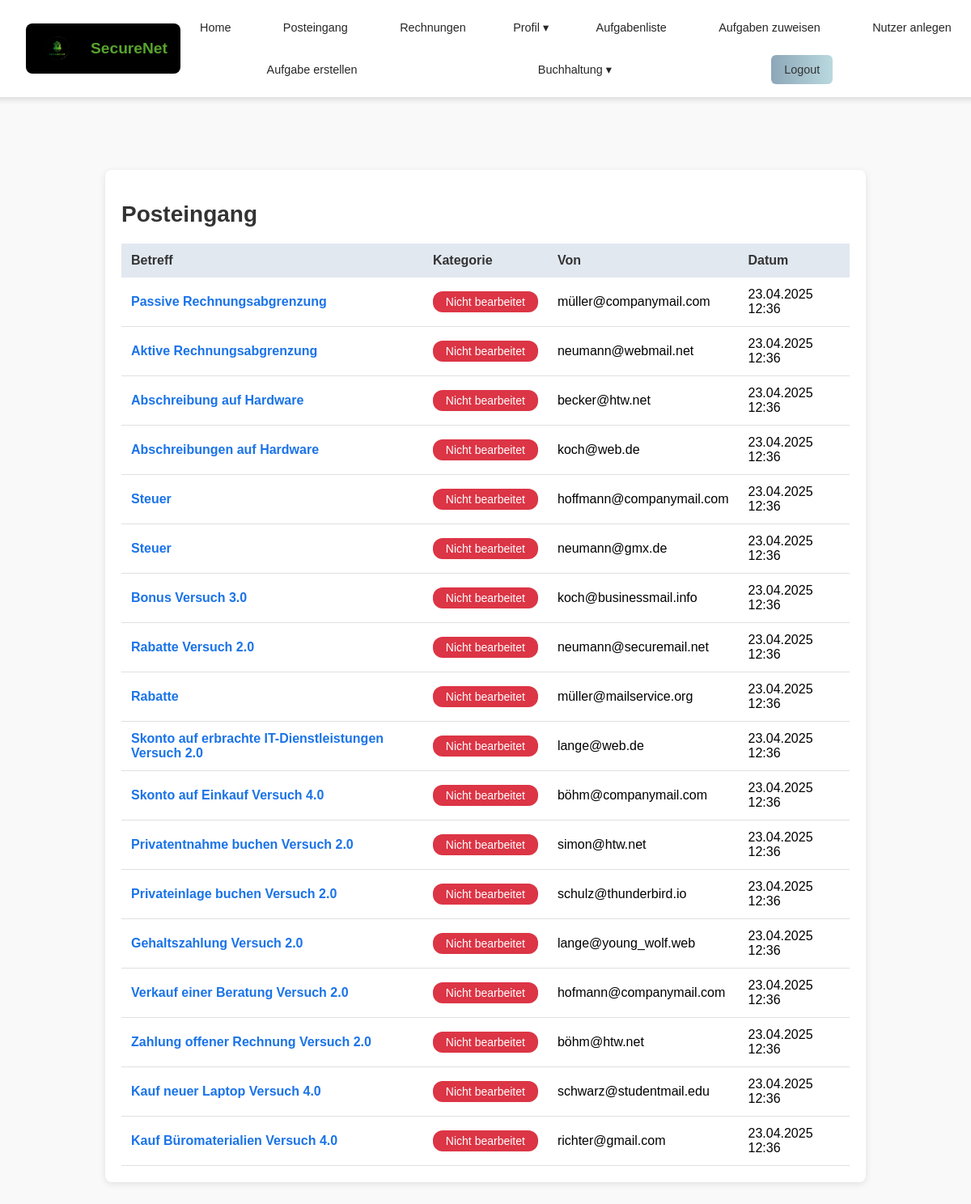
The page /posts/posteingang/ (signed in) on the database its author committed.
### posts/models.py (models this page shows, shortened)
class Mail(models.Model):
    nutzer = models.ForeignKey(settings.AUTH_USER_MODEL, on_delete=models.CASCADE)
    aufgabe = models.ForeignKey(Aufgabe_neu, on_delete=models.CASCADE, null=True, blank=True)
    absender = models.ForeignKey(Absender, on_delete=models.CASCADE, null=True, blank=True)  # Neu
    betreff = models.CharField(max_length=255)
    mailtext = models.TextField()
    versuch = models.PositiveIntegerField(default=1)
    von = models.CharField(max_length=100, default="system@secure-net.de")
    absender_name = models.CharField(max_length=100, default="")  # Neuer Name
    absender_adresse = models.CharField(max_length=255, default="")  # Neue Adresse
    datum = models.DateTimeField(auto_now_add=True)
    status = models.CharField(max_length=50, choices=[
        ('nicht bearbeitet', 'Nicht bearbeitet'),
        ('bearbeitet', 'Bearbeitet')
    ], default='nicht bearbeitet')

class Absender(models.Model):
    name = models.CharField(max_length=100,null=True)
    email = models.EmailField(max_length=100,null=True)
    straße = models.CharField(max_length=255,null=True)
    stadt = models.CharField(max_length=100,null=True)
    plz = models.CharField(max_length=10,null=True)
    telnr = models.IntegerField(null=True)

### posts/views.py (the view)
# urls.py: path('posteingang/', views.posteingang, name='posteingang'),
@login_required
def posteingang(request):
    mails = Mail.objects.filter(nutzer_id=request.user.id).order_by('-datum')
    for mail in mails:
        buchung_vorhanden = Buchung.objects.filter(
            aufgabe=mail.aufgabe,
            nutzer=request.user,
            versuch=mail.versuch  # Korrekte Zuordnung zum Versuch
        ).exists()
        if buchung_vorhanden:
            mail.status = 'bearbeitet'
        mail.save()
    return render(request, 'posts/posteingang.html', {'mails': mails})

### posts/templates/posts/posteingang.html (shortened to what this page needs)
{% extends 'master_layout.html' %}
{% load static%}
{% block css %}
<link rel="stylesheet" href="{% static 'css/posteingang.css' %}">
{% endblock %}
{% block content %}
    <div class="container">
        <h1 class="title">Posteingang</h1>
        <div class="table-container">
            <table class="mail-table">
                <thead>
                    <tr>
                        <th>Betreff</th>
                        <th>Kategorie</th>
                        <th>Von</th>
                        <th>Datum</th>
                    </tr>
                </thead>
                <tbody>
                    {% for mail in mails %}
                    <tr class="mail-row" onclick="window.location='{% url 'posts:mail_detail' mail.id %}'">
                        <td>
                            <span class="mail-subject">{{ mail.betreff }}</span>
                        </td>
                        <td>
                            {% if mail.status == 'bearbeitet' %}
                                <span class="status status-bearbeitet">Bearbeitet</span>
                            {% else %}
                                <span class="status status-nicht-bearbeitet">Nicht bearbeitet</span>
                            {% endif %}
                        </td>
                        <td>{{ mail.absender.email }}</td>
                        <td>{{ mail.datum|date:"d.m.Y H:i" }}</td>
                    </tr>
                    {% empty %}
                    <tr>
                        <td colspan="4" class="empty-row">Keine Mails verfügbar.</td>
                    </tr>
                    {% endfor %}
                </tbody>
            </table>
        </div>
    </div>
{% endblock %}

### static/css/master_layout.css (style rules this page uses)
body { margin: 0; padding: 0; font-family: Arial, sans-serif; background-color: #f9f9f9; }

### static/css/posteingang.css (style rules this page uses)
.container { max-width: 900px; margin: 50px auto; padding: 20px; background-color: #ffffff; border-radius: 8px; box-shadow: 0px 2px 8px rgba(0, 0, 0, 0.1); }
.title { font-size: 28px; color: #333333; margin-bottom: 20px; }
.table-container { overflow-x: auto; }
.mail-table { width: 100%; border-collapse: collapse; font-size: 16px; }
.mail-table th { background-color: #e2e8f0; color: #333333; padding: 12px; text-align: left; }
.mail-table td { padding: 12px; border-bottom: 1px solid #e0e0e0; cursor: pointer; }
.mail-subject { font-weight: bold; color: #1a73e8; }
.status { padding: 5px 10px; border-radius: 12px; font-size: 14px; color: #ffffff; display: inline-block; white-space: nowrap; min-width: 110px; text-align: center; }
.status-nicht-bearbeitet { background-color: #dc3545; }

### rows shown on the page
Mail: betreff "Passive Rechnungsabgrenzung", status "Nicht bearbeitet", absender.email "müller@companymail.com", datum "23.04.2025 12:36"
Mail: betreff "Aktive Rechnungsabgrenzung", status "Nicht bearbeitet", absender.email "neumann@webmail.net", datum "23.04.2025 12:36"
Mail: betreff "Abschreibung auf Hardware", status "Nicht bearbeitet", absender.email "becker@htw.net", datum "23.04.2025 12:36"
Mail: betreff "Abschreibungen auf Hardware", status "Nicht bearbeitet", absender.email "koch@web.de", datum "23.04.2025 12:36"
Mail: betreff "Steuer", status "Nicht bearbeitet", absender.email "hoffmann@companymail.com", datum "23.04.2025 12:36"
Mail: betreff "Steuer", status "Nicht bearbeitet", absender.email "neumann@gmx.de", datum "23.04.2025 12:36"
Mail: betreff "Bonus Versuch 3.0", status "Nicht bearbeitet", absender.email "koch@businessmail.info", datum "23.04.2025 12:36"
Mail: betreff "Rabatte Versuch 2.0", status "Nicht bearbeitet", absender.email "neumann@securemail.net", datum "23.04.2025 12:36"
Mail: betreff "Rabatte", status "Nicht bearbeitet", absender.email "müller@mailservice.org", datum "23.04.2025 12:36"
Mail: betreff "Skonto auf erbrachte IT-Dienstleistungen Versuch 2.0", status "Nicht bearbeitet", absender.email "lange@web.de", datum "23.04.2025 12:36"
Mail: betreff "Skonto auf Einkauf Versuch 4.0", status "Nicht bearbeitet", absender.email "böhm@companymail.com", datum "23.04.2025 12:36"
Mail: betreff "Privatentnahme buchen Versuch 2.0", status "Nicht bearbeitet", absender.email "simon@htw.net", datum "23.04.2025 12:36"
Mail: betreff "Privateinlage buchen Versuch 2.0", status "Nicht bearbeitet", absender.email "schulz@thunderbird.io", datum "23.04.2025 12:36"
Mail: betreff "Gehaltszahlung Versuch 2.0", status "Nicht bearbeitet", absender.email "lange@young_wolf.web", datum "23.04.2025 12:36"
Mail: betreff "Verkauf einer Beratung Versuch 2.0", status "Nicht bearbeitet", absender.email "hofmann@companymail.com", datum "23.04.2025 12:36"
Mail: betreff "Zahlung offener Rechnung Versuch 2.0", status "Nicht bearbeitet", absender.email "böhm@htw.net", datum "23.04.2025 12:36"
Mail: betreff "Kauf neuer Laptop Versuch 4.0", status "Nicht bearbeitet", absender.email "schwarz@studentmail.edu", datum "23.04.2025 12:36"
Mail: betreff "Kauf Büromaterialien Versuch 4.0", status "Nicht bearbeitet", absender.email "richter@gmail.com", datum "23.04.2025 12:36"
